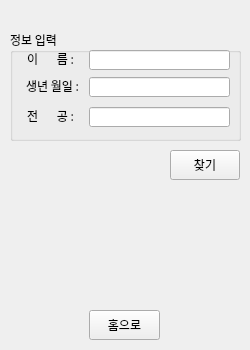
<?xml version="1.0" encoding="UTF-8"?>
<ui version="4.0">
 <class>Form</class>
 <widget class="QWidget" name="Form">
  <property name="geometry">
   <rect>
    <x>0</x>
    <y>0</y>
    <width>250</width>
    <height>350</height>
   </rect>
  </property>
  <property name="minimumSize">
   <size>
    <width>250</width>
    <height>350</height>
   </size>
  </property>
  <property name="maximumSize">
   <size>
    <width>250</width>
    <height>350</height>
   </size>
  </property>
  <property name="font">
   <font>
    <family>나눔고딕</family>
   </font>
  </property>
  <property name="windowTitle">
   <string>아이디 찾기</string>
  </property>
  <widget class="QGroupBox" name="groupBox">
   <property name="geometry">
    <rect>
     <x>10</x>
     <y>30</y>
     <width>231</width>
     <height>111</height>
    </rect>
   </property>
   <property name="title">
    <string>정보 입력</string>
   </property>
   <widget class="QLabel" name="label">
    <property name="geometry">
     <rect>
      <x>17</x>
      <y>23</y>
      <width>60</width>
      <height>12</height>
     </rect>
    </property>
    <property name="text">
     <string>이       름 : </string>
    </property>
   </widget>
   <widget class="QLineEdit" name="txtName">
    <property name="geometry">
     <rect>
      <x>79</x>
      <y>20</y>
      <width>141</width>
      <height>20</height>
     </rect>
    </property>
    <property name="inputMethodHints">
     <set>Qt::ImhDigitsOnly|Qt::ImhLatinOnly</set>
    </property>
    <property name="placeholderText">
     <string/>
    </property>
   </widget>
   <widget class="QLabel" name="label_2">
    <property name="geometry">
     <rect>
      <x>16</x>
      <y>50</y>
      <width>60</width>
      <height>12</height>
     </rect>
    </property>
    <property name="text">
     <string>생년 월일 :</string>
    </property>
   </widget>
   <widget class="QLineEdit" name="txtBirthYear">
    <property name="geometry">
     <rect>
      <x>79</x>
      <y>47</y>
      <width>141</width>
      <height>20</height>
     </rect>
    </property>
    <property name="inputMethodHints">
     <set>Qt::ImhFormattedNumbersOnly</set>
    </property>
   </widget>
   <widget class="QLineEdit" name="txtMajor">
    <property name="geometry">
     <rect>
      <x>79</x>
      <y>77</y>
      <width>141</width>
      <height>20</height>
     </rect>
    </property>
   </widget>
   <widget class="QLabel" name="label_3">
    <property name="geometry">
     <rect>
      <x>17</x>
      <y>76</y>
      <width>61</width>
      <height>20</height>
     </rect>
    </property>
    <property name="text">
     <string>전       공 :</string>
    </property>
   </widget>
  </widget>
  <widget class="QPushButton" name="btnFind">
   <property name="geometry">
    <rect>
     <x>170</x>
     <y>150</y>
     <width>70</width>
     <height>30</height>
    </rect>
   </property>
   <property name="text">
    <string>찾기</string>
   </property>
  </widget>
  <widget class="QPushButton" name="btnHome">
   <property name="geometry">
    <rect>
     <x>89</x>
     <y>310</y>
     <width>71</width>
     <height>30</height>
    </rect>
   </property>
   <property name="text">
    <string>홈으로</string>
   </property>
  </widget>
  <widget class="QLabel" name="lblName">
   <property name="geometry">
    <rect>
     <x>20</x>
     <y>190</y>
     <width>191</width>
     <height>21</height>
    </rect>
   </property>
   <property name="text">
    <string/>
   </property>
  </widget>
  <widget class="QLabel" name="lblfindID">
   <property name="geometry">
    <rect>
     <x>70</x>
     <y>220</y>
     <width>71</width>
     <height>21</height>
    </rect>
   </property>
   <property name="styleSheet">
    <string notr="true">color: rgb(0, 0, 255)</string>
   </property>
   <property name="text">
    <string/>
   </property>
  </widget>
  <widget class="QLabel" name="label_6">
   <property name="geometry">
    <rect>
     <x>160</x>
     <y>220</y>
     <width>51</width>
     <height>21</height>
    </rect>
   </property>
   <property name="text">
    <string/>
   </property>
  </widget>
 </widget>
 <resources/>
 <connections/>
</ui>
